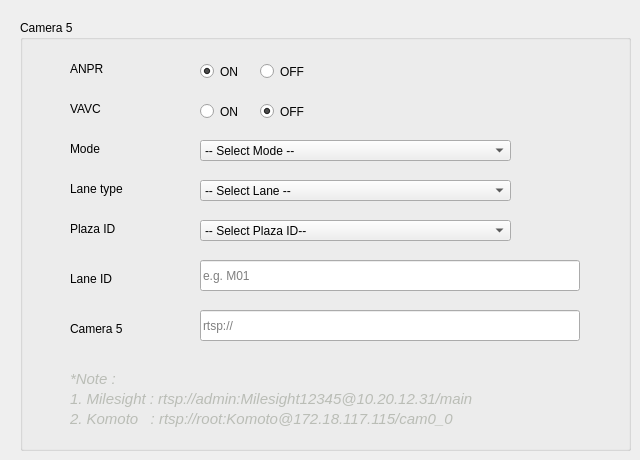
      <widget class="QWidget" name="tab_cam5">
       <attribute name="title">
        <string>Cam 5</string>
       </attribute>
       <widget class="QGroupBox" name="groupBox_anpr_config_cam5">
        <property name="geometry">
         <rect>
          <x>20</x>
          <y>20</y>
          <width>611</width>
          <height>431</height>
         </rect>
        </property>
        <property name="title">
         <string>Camera 5</string>
        </property>
        <widget class="QLabel" name="label_plaza_id_cam5">
         <property name="geometry">
          <rect>
           <x>50</x>
           <y>200</y>
           <width>67</width>
           <height>17</height>
          </rect>
         </property>
         <property name="text">
          <string>Plaza ID</string>
         </property>
        </widget>
        <widget class="QComboBox" name="comboBox_plaza_id_cam5">
         <property name="enabled">
          <bool>true</bool>
         </property>
         <property name="geometry">
          <rect>
           <x>180</x>
           <y>200</y>
           <width>311</width>
           <height>21</height>
          </rect>
         </property>
         <property name="cursor">
          <cursorShape>PointingHandCursor</cursorShape>
         </property>
         <property name="mouseTracking">
          <bool>true</bool>
         </property>
         <property name="whatsThis">
          <string/>
         </property>
         <property name="autoFillBackground">
          <bool>false</bool>
         </property>
         <property name="editable">
          <bool>false</bool>
         </property>
         <property name="currentText">
          <string>-- Select Plaza ID--</string>
         </property>
         <property name="currentIndex">
          <number>0</number>
         </property>
         <property name="maxVisibleItems">
          <number>10</number>
         </property>
         <property name="sizeAdjustPolicy">
          <enum>QComboBox::AdjustToMinimumContentsLength</enum>
         </property>
         <property name="minimumContentsLength">
          <number>5</number>
         </property>
         <property name="frame">
          <bool>true</bool>
         </property>
         <item>
          <property name="text">
           <string>-- Select Plaza ID--</string>
          </property>
         </item>
         <item>
          <property name="text">
           <string>101 - Gombak</string>
          </property>
         </item>
         <item>
          <property name="text">
           <string>100 - Bentong</string>
          </property>
         </item>
         <item>
          <property name="text">
           <string>801 - Karak 1 </string>
          </property>
         </item>
         <item>
          <property name="text">
           <string>802 - Lanchang</string>
          </property>
         </item>
         <item>
          <property name="text">
           <string>803 - Temerloh</string>
          </property>
         </item>
         <item>
          <property name="text">
           <string>804 - Chenor</string>
          </property>
         </item>
         <item>
          <property name="text">
           <string>805 - Maran</string>
          </property>
         </item>
         <item>
          <property name="text">
           <string>806 - Srijaya</string>
          </property>
         </item>
         <item>
          <property name="text">
           <string>807 - Gambang</string>
          </property>
         </item>
         <item>
          <property name="text">
           <string>808 - Kuantan</string>
          </property>
         </item>
         <item>
          <property name="text">
           <string>809 - Jabor 1</string>
          </property>
         </item>
        </widget>
        <widget class="QLabel" name="label_lane_type_cam5">
         <property name="geometry">
          <rect>
           <x>50</x>
           <y>160</y>
           <width>91</width>
           <height>17</height>
          </rect>
         </property>
         <property name="text">
          <string>Lane type</string>
         </property>
        </widget>
        <widget class="QLabel" name="label_mode_cam5">
         <property name="geometry">
          <rect>
           <x>50</x>
           <y>120</y>
           <width>91</width>
           <height>17</height>
          </rect>
         </property>
         <property name="text">
          <string>Mode</string>
         </property>
        </widget>
        <widget class="QComboBox" name="comboBox_lane_type_cam5">
         <property name="enabled">
          <bool>true</bool>
         </property>
         <property name="geometry">
          <rect>
           <x>180</x>
           <y>160</y>
           <width>311</width>
           <height>21</height>
          </rect>
         </property>
         <property name="cursor">
          <cursorShape>PointingHandCursor</cursorShape>
         </property>
         <property name="mouseTracking">
          <bool>true</bool>
         </property>
         <property name="whatsThis">
          <string/>
         </property>
         <property name="autoFillBackground">
          <bool>false</bool>
         </property>
         <property name="editable">
          <bool>false</bool>
         </property>
         <property name="currentText">
          <string>-- Select Lane --</string>
         </property>
         <property name="currentIndex">
          <number>0</number>
         </property>
         <property name="sizeAdjustPolicy">
          <enum>QComboBox::AdjustToMinimumContentsLength</enum>
         </property>
         <property name="minimumContentsLength">
          <number>5</number>
         </property>
         <item>
          <property name="text">
           <string>-- Select Lane --</string>
          </property>
         </item>
         <item>
          <property name="text">
           <string>Offline</string>
          </property>
         </item>
         <item>
          <property name="text">
           <string>Quatriz</string>
          </property>
         </item>
         <item>
          <property name="text">
           <string>Teras</string>
          </property>
         </item>
        </widget>
        <widget class="QComboBox" name="comboBox_mode_cam5">
         <property name="enabled">
          <bool>true</bool>
         </property>
         <property name="geometry">
          <rect>
           <x>180</x>
           <y>120</y>
           <width>311</width>
           <height>21</height>
          </rect>
         </property>
         <property name="cursor">
          <cursorShape>PointingHandCursor</cursorShape>
         </property>
         <property name="mouseTracking">
          <bool>true</bool>
         </property>
         <property name="whatsThis">
          <string/>
         </property>
         <property name="autoFillBackground">
          <bool>false</bool>
         </property>
         <property name="editable">
          <bool>false</bool>
         </property>
         <property name="currentText">
          <string>-- Select Mode --</string>
         </property>
         <property name="currentIndex">
          <number>0</number>
         </property>
         <property name="sizeAdjustPolicy">
          <enum>QComboBox::AdjustToMinimumContentsLength</enum>
         </property>
         <property name="minimumContentsLength">
          <number>5</number>
         </property>
         <item>
          <property name="text">
           <string>-- Select Mode --</string>
          </property>
         </item>
         <item>
          <property name="text">
           <string>Online</string>
          </property>
         </item>
         <item>
          <property name="text">
           <string>Offline</string>
          </property>
         </item>
        </widget>
        <widget class="QLabel" name="label_1_milesight_21">
         <property name="geometry">
          <rect>
           <x>50</x>
           <y>370</y>
           <width>481</width>
           <height>17</height>
          </rect>
         </property>
         <property name="font">
          <font>
           <pointsize>11</pointsize>
           <italic>true</italic>
          </font>
         </property>
         <property name="styleSheet">
          <string notr="true">QLabel{
color:rgb(186, 189, 182)
}</string>
         </property>
         <property name="text">
          <string>1. Milesight : rtsp://admin:Milesight12345@10.20.12.31/main</string>
         </property>
        </widget>
        <widget class="QLabel" name="label_komoto_21">
         <property name="geometry">
          <rect>
           <x>50</x>
           <y>390</y>
           <width>481</width>
           <height>17</height>
          </rect>
         </property>
         <property name="font">
          <font>
           <pointsize>11</pointsize>
           <italic>true</italic>
          </font>
         </property>
         <property name="styleSheet">
          <string notr="true">QLabel{
color:rgb(186, 189, 182)
}</string>
         </property>
         <property name="text">
          <string>2. Komoto   : rtsp://root:Komoto@172.18.117.115/cam0_0</string>
         </property>
        </widget>
        <widget class="QLabel" name="label_lane_id_cam5">
         <property name="geometry">
          <rect>
           <x>50</x>
           <y>250</y>
           <width>67</width>
           <height>17</height>
          </rect>
         </property>
         <property name="text">
          <string>Lane ID</string>
         </property>
        </widget>
        <widget class="QLabel" name="label_rtsp_cam5">
         <property name="geometry">
          <rect>
           <x>50</x>
           <y>300</y>
           <width>81</width>
           <height>17</height>
          </rect>
         </property>
         <property name="text">
          <string>Camera 5</string>
         </property>
        </widget>
        <widget class="QLineEdit" name="lineEdit_lane_id_cam5">
         <property name="geometry">
          <rect>
           <x>180</x>
           <y>240</y>
           <width>380</width>
           <height>31</height>
          </rect>
         </property>
         <property name="text">
          <string/>
         </property>
         <property name="alignment">
          <set>Qt::AlignLeading|Qt::AlignLeft|Qt::AlignVCenter</set>
         </property>
         <property name="dragEnabled">
          <bool>false</bool>
         </property>
         <property name="placeholderText">
          <string>e.g. M01</string>
         </property>
        </widget>
        <widget class="QLabel" name="label_eg_21">
         <property name="geometry">
          <rect>
           <x>50</x>
           <y>350</y>
           <width>67</width>
           <height>17</height>
          </rect>
         </property>
         <property name="font">
          <font>
           <pointsize>11</pointsize>
           <italic>true</italic>
          </font>
         </property>
         <property name="styleSheet">
          <string notr="true">QLabel{
color:rgb(186, 189, 182)
}</string>
         </property>
         <property name="text">
          <string>*Note : </string>
         </property>
        </widget>
        <widget class="QLineEdit" name="lineEdit_rtsp_cam5">
         <property name="geometry">
          <rect>
           <x>180</x>
           <y>290</y>
           <width>380</width>
           <height>31</height>
          </rect>
         </property>
         <property name="text">
          <string/>
         </property>
         <property name="alignment">
          <set>Qt::AlignLeading|Qt::AlignLeft|Qt::AlignVCenter</set>
         </property>
         <property name="dragEnabled">
          <bool>false</bool>
         </property>
         <property name="placeholderText">
          <string>rtsp://</string>
         </property>
        </widget>
        <widget class="QRadioButton" name="radioButton_off_vavc_cam5">
         <property name="geometry">
          <rect>
           <x>240</x>
           <y>80</y>
           <width>61</width>
           <height>23</height>
          </rect>
         </property>
         <property name="text">
          <string>OFF</string>
         </property>
         <property name="checked">
          <bool>true</bool>
         </property>
         <attribute name="buttonGroup">
          <string notr="true">buttonGroup_vavc_cam5</string>
         </attribute>
        </widget>
        <widget class="QRadioButton" name="radioButton_off_anpr_cam5">
         <property name="geometry">
          <rect>
           <x>240</x>
           <y>40</y>
           <width>61</width>
           <height>23</height>
          </rect>
         </property>
         <property name="text">
          <string>OFF</string>
         </property>
         <attribute name="buttonGroup">
          <string notr="true">buttonGroup_anpr_cam5</string>
         </attribute>
        </widget>
        <widget class="QLabel" name="label_ANPR_cam5">
         <property name="geometry">
          <rect>
           <x>50</x>
           <y>40</y>
           <width>51</width>
           <height>17</height>
          </rect>
         </property>
         <property name="text">
          <string>ANPR</string>
         </property>
        </widget>
        <widget class="QRadioButton" name="radioButton_on_vavc_cam5">
         <property name="geometry">
          <rect>
           <x>180</x>
           <y>80</y>
           <width>51</width>
           <height>23</height>
          </rect>
         </property>
         <property name="text">
          <string>ON</string>
         </property>
         <attribute name="buttonGroup">
          <string notr="true">buttonGroup_vavc_cam5</string>
         </attribute>
        </widget>
        <widget class="QLabel" name="label_VAVC_cam5">
         <property name="geometry">
          <rect>
           <x>50</x>
           <y>80</y>
           <width>51</width>
           <height>17</height>
          </rect>
         </property>
         <property name="text">
          <string>VAVC</string>
         </property>
        </widget>
        <widget class="QRadioButton" name="radioButton_on_anpr_cam5">
         <property name="geometry">
          <rect>
           <x>180</x>
           <y>40</y>
           <width>51</width>
           <height>23</height>
          </rect>
         </property>
         <property name="text">
          <string>ON</string>
         </property>
         <property name="checked">
          <bool>true</bool>
         </property>
         <attribute name="buttonGroup">
          <string notr="true">buttonGroup_anpr_cam5</string>
         </attribute>
        </widget>
       </widget>
      </widget>
